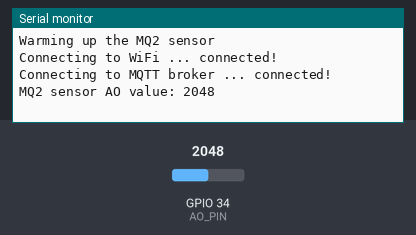
Bench run of a sketch on a simulated ESP32. Parts: the last lines printed to the serial monitor. Inputs (shaded band) come from the test bench; at power-on: GPIO 34 (AO_PIN) = 2048. WiFi joins after 1.5 s; servers stay silent unless stated; no MQTT or app messages arrive unless stated.

Above: at 4.2 s.
4.3 s: GPIO 34 (AO_PIN) set to 2866
At 7.5 s:
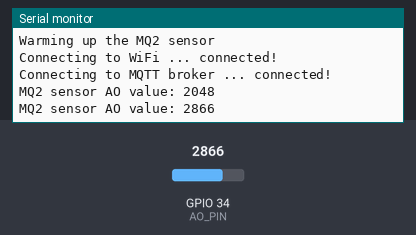
8.1 s: GPIO 34 (AO_PIN) set to 3603
At 9.8 s:
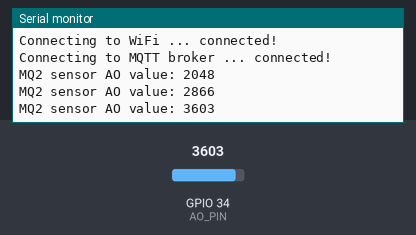
Timing chart, 0 to 11.3 s (numbered marks = the images above; inputs shaded):
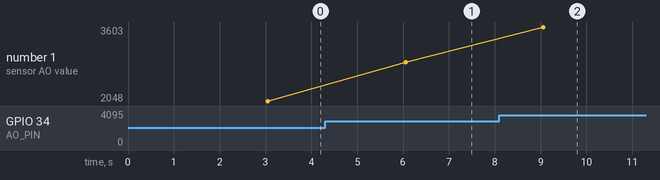

The sketch:

mqtt_gasSensor.ino
```cpp
#include <WiFi.h>
#include <MQTT.h>
#include <SoftwareSerial.h>
#define AO_PIN 34  // ESP32's pin GPIO36 connected to AO pin of the MQ2 sensor

MQTTClient client;
const char clientId[] = "KVESP111"; //MQTT ID
const char server[]   = "txio.uitm.edu.my"; //Broker
const char publishmqtt1[] = "KV/18/temp"; //Publish
const char subscribemqtt[] = "KV/18/esp32"; //Subscribe own

WiFiClient net;
const char ssid[]     = "SEA-IC";
const char password[] = "seaic2022";

void setup() {
  // initialize serial communication
  Serial.begin(115200);
  WiFi.begin(ssid, password);
  client.begin(server, 1883, net);
  //connect_wifi_mqtt();
  Serial.println("Warming up the MQ2 sensor");
  delay(3000);  // wait for the MQ2 to warm up
}

void loop() {
  //check MQTT connection
  checkConnect();
  DataProcessing();
}

void checkConnect(){
  client.loop();

  if (!client.connected()) {
    connect();
  }
}

void connect() {

  Serial.print("Connecting to WiFi ...");
  while (WiFi.status() != WL_CONNECTED) {
    Serial.print(".");
    delay(500);
  }
  Serial.println(" connected!");

  Serial.print("Connecting to MQTT broker ...");
  while (!client.connect(clientId)) {
    Serial.print(".");
    delay(500);
  }
  Serial.println(" connected!");

 // client.subscribe(topic);
 client.subscribe(publishmqtt1);
}

void DataProcessing(){
  if (runEvery(3000)) {
  int gasValue = analogRead(AO_PIN);

  Serial.print("MQ2 sensor AO value: ");
  Serial.println(gasValue);
  //Serial.println("hello");
  client.publish(publishmqtt1, String(gasValue));
  }
}

boolean runEvery(unsigned long interval)
{
  static unsigned long previousMillis = 0;
  unsigned long currentMillis = millis();
  if (currentMillis - previousMillis >= interval)
  {
    previousMillis = currentMillis;
    return true;
  }
  return false;
}
```

Measured:
- after the input at 4.3 s, the serial monitor: prints a new line after 1.8 s (image 1)
- after the input at 8.1 s, the serial monitor: prints a new line after 0.95 s (image 2)
- plotted number 1: 2048 → 2866 after the input at 4.3 s, 2866 → 3603 after the input at 8.1 s
